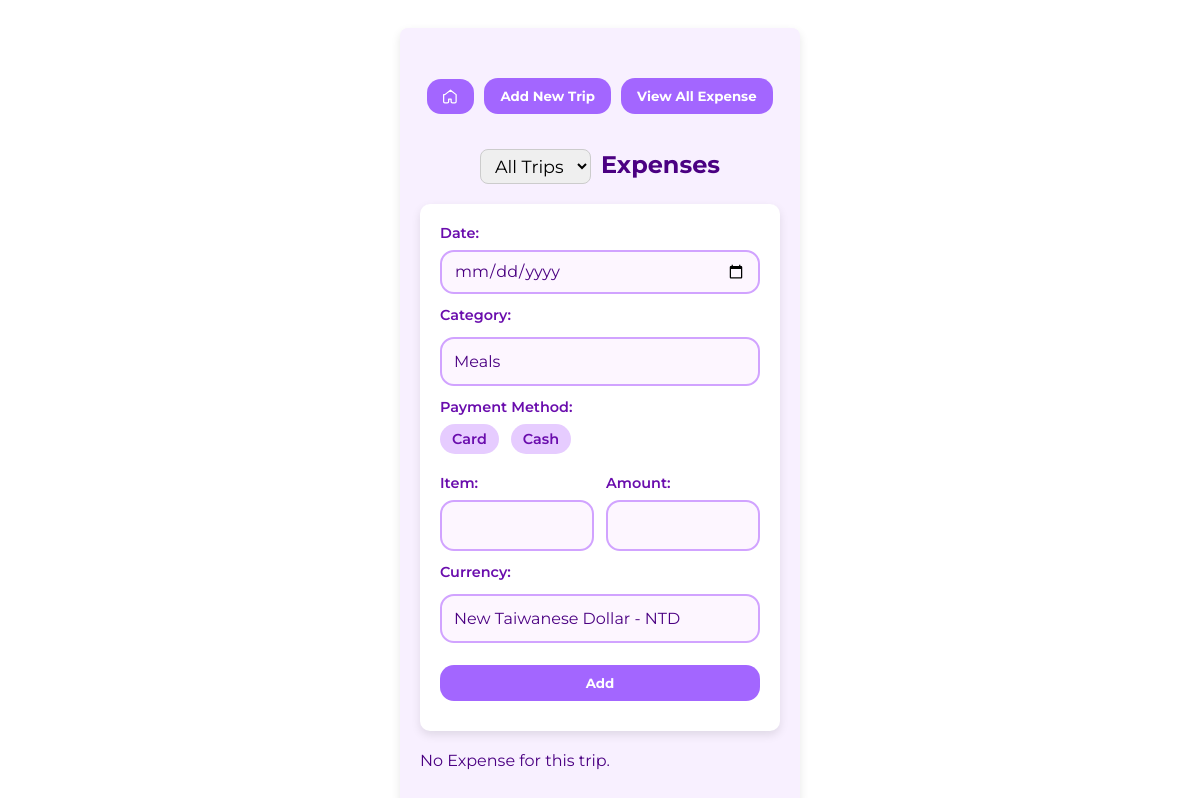
Page /newExpense?trip_id=4 on the earlier database version.
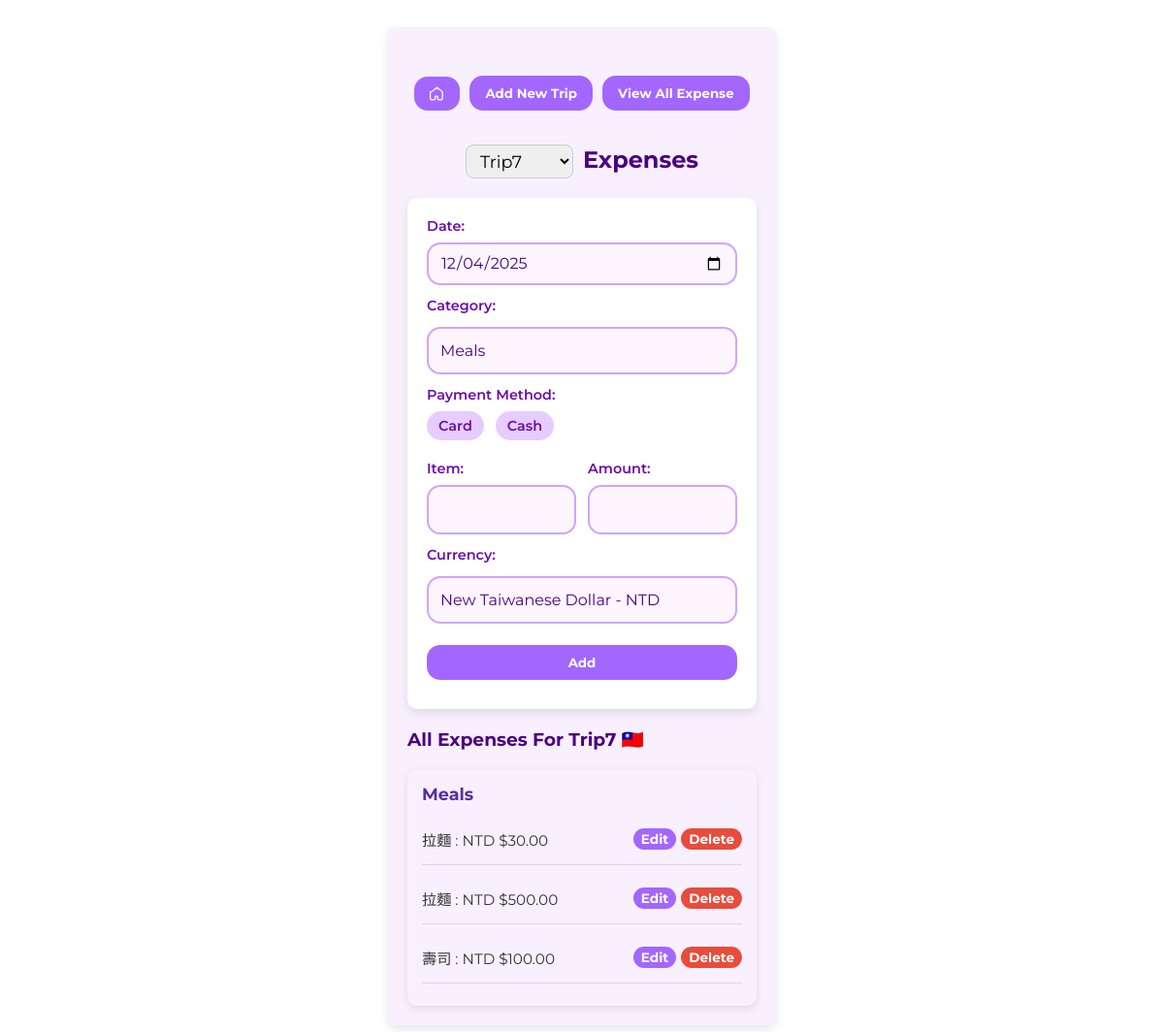
Same page on the later database version.
### tables this page shows
CREATE TABLE paymentMethods (
                id INTEGER PRIMARY KEY,
                method_name TEXT UNIQUE
            );

CREATE TABLE trips (
                id INTEGER PRIMARY KEY,
                trip_name TEXT UNIQUE,
                start_date TEXT,
                end_date TEXT,
                
                country_id INTEGER,
                FOREIGN KEY(country_id) REFERENCES countries(id)
            );

CREATE TABLE expenses (
                     id INTEGER PRIMARY KEY, 
                     purchase_date TEXT,
                     item TEXT, 
                     amount REAL,
                     
                     currency_id INTEGER,
                     method_id INTEGER, 
                     category_id INTEGER,
                     trip_id INTEGER,
                  
                     FOREIGN KEY(currency_id) REFERENCES currencies(id),
                     FOREIGN KEY(method_id) REFERENCES paymentMethods(id),
                     FOREIGN KEY(category_id) REFERENCES categories(id),
                     FOREIGN KEY(trip_id) REFERENCES trips(id)
                    );

CREATE TABLE categories (
                id INTEGER PRIMARY KEY,
                cat_name TEXT UNIQUE,
                order_index INTEGER
            );

CREATE TABLE currencies (
                     id INTEGER PRIMARY KEY, 
                     code TEXT UNIQUE, 
                     currency_name TEXT,
                     symbol TEXT,
                     is_base INTEGER DEFAULT 0
                    );

### app.py (the view, shortened to what this page needs)
@app.route('/newExpense', methods=['GET', 'POST'])
def newExpense():
    with sqlite3.connect(DB_FILE) as conn:
        c = conn.cursor()
        errors = False
        trips = []
        row = []
        categories_list = []
        paymentMethods_list = []
        currencies_list = []
        all_expenses = []
        category = ''
        payment_method = ''
        item = ''
        amount_str = ''
        currency = ''
        c.execute('SELECT id, trip_name FROM trips ORDER BY start_date')
        trips = [{'id': r[0], 'trip_name': r[1]} for r in c.fetchall()]
        trip_id = request.args.get('trip_id', type=int)
        if request.method == 'POST':
            flash("Please select a trip before add a new expense!", "error")
        if trip_id:
            c.execute('''
                    SELECT t.trip_name, t.start_date, c.country_code
                    FROM trips t
                    JOIN countries c ON t.country_id = c.id
                    WHERE t.id=?
            ''', (trip_id,))
            row = c.fetchone()
            if row:
                row = {
                    'trip_name': row[0],
                    'start_date': row[1],
                    'country_code': row[2],
                    'flag': country_flag(row[2])
                }
            else:
                trip_name = start_date = trip_flag = None
            c.execute('SELECT * FROM categories')
            categories_list = c.fetchall()
            c.execute('SELECT * FROM paymentMethods')
            paymentMethods_list = c.fetchall()
            c.execute('SELECT * FROM currencies')
            currencies_list = c.fetchall()
        if trip_id:
            c.execute('''
                SELECT e.id, c.cat_name, e.item, e.amount, cu.code, cu.symbol
                FROM expenses e
                JOIN categories c ON e.category_id = c.id
                JOIN currencies cu ON e.currency_id = cu.id
                WHERE trip_id = ?
                ORDER BY c.order_index
            ''', (trip_id,))
            rows = c.fetchall()
            for e in rows:
                all_expenses.append({
                'id': e[0],
                'category': e[1],
                'item': e[2],
                'amount': e[3],
                'code': e[4],
                'symbol': e[5]
                })
        grouped_expenses = {}
        for e in all_expenses:
            cat = e['category']
            grouped_expenses.setdefault(cat, []).append(e)
    return render_template(
        'newExpense.html',
        errors=errors,
        selected_trip=trip_id,
        row=row,
        trips=trips,
        grouped_expenses=grouped_expenses,
        categories_list=categories_list,
        paymentMethods_list=paymentMethods_list,
        currencies_list=currencies_list,
        entered_category=category,
        entered_paymentMethod=payment_method,
        entered_item=item,
        entered_amount_str=amount_str,
        entered_currency=currency
    )

### app.py (called while the page is built)
def country_flag(code):
    if not code or len(code) != 2:
        return ''
    return chr(0x1F1E6 + ord(code[0].upper()) - 65) + \
           chr(0x1F1E6 + ord(code[1].upper()) - 65)

### templates/newExpense.html (shortened to what the changed rows need)
<!DOCTYPE html>
<html lang="en">
<head>
    <link rel="stylesheet" href="{{ url_for('static', filename='style.css') }}">
</head>
<body>
    <div class="container">
        <div class="button-row">
            <a href="{{ url_for('index') }}">
            </a>
            <a href="{{ url_for('tripSelection') }}">
            </a>
            <a href="{{ url_for('viewExpense') }}">
            </a>
        </div>
        <form method="GET" id="trip-dropdown" class="trip-header">
            <select name="trip_id" onchange="this.form.submit()">
                <option value="">All Trips</option>
                {% for trip in trips %}
                    <option value="{{ trip.id }}" {% if selected_trip == trip.id %}selected{% endif %}>
                    {{ trip.trip_name|title }}
                    </option>
                {% endfor %}
            </select>
            <span class="trip-label">Expenses</span>
        </form>
        <form method="POST" class="form-box">
            <label>Date:</label>
            <input type="date" name="purchase_date" class="input-field"
                    value="{{ row.start_date or '' }}">
            <label>Category:</label>
            <select name="category" class="input-field">
                {% for category in categories_list %}
                <option value="{{ category[1] }}"
                    {% if category[1] == entered_category|default('') %} selected {% endif %}>
                </option>
                {% endfor %}
            </select>
            <label>Payment Method:</label>
            <div class="payment-methods">
                {% for paymentMethod in paymentMethods_list %}
                <label class="payment-option">
                    <span>{{ paymentMethod[1]|title }}</span>
                </label>
                {% endfor %}
            </div>
            <div class="item-amount-group">
                <div class="field">
                </div>
                <div class="field">
                </div>
            </div>
            <label>Currency:</label>
            <select name="currency" class="input-field">
                {% for currency in currencies_list %}
                <option name="currency" value="{{ currency[1] }}"
                    {% if currency[1] == entered_currency|default('') %} selected {% endif %}>
                </option>
                {% endfor %}
            </select>
            <button type="submit" class="btn btn-submit">Add</button>
        </form>
        {% if grouped_expenses %}
        <h3>All Expenses For {{ row.trip_name|title }} {{ row.flag }}</h3>
            <div class="categories-container">
                {% for cat, expenses in grouped_expenses.items() %}
                    <div class="category-card">
                        <h3 class="category-title">{{ cat|capitalize }}</h3>
                        <ul class="expense-list">
                            {% for e in expenses %}
                                <li class="expense-row">
                                    <span class="expense-text">
                                        {{ e.item|capitalize }} : {{ e.code }} {{ e.symbol }}{{ "%.2f"|format(e.amount) }}
                                    </span>
                                    <div class="expense-buttons">
                                        <a href="{{ url_for('editExpense', trip_id=selected_trip, expense_id=e.id, next=request.path) }}" class="btn btn-submit btn-small">
                                            Edit
                                        </a>
                                        <button type="button"
                                                class="btn btn-delete-expense btn-small"
                                                data-id="{{ e.id }}"
                                                data-item="{{ e.item }}">
                                            Delete
                                        </button>
                                    </div>
                                </li>
                            {% endfor %}
                        </ul>
                    </div>
                {% endfor %}
            </div>
        {% else %}
            <p>No Expense for this trip.</p>
        {% endif %}
    </div>
</body>
</html>

Differences in the rows shown:
added trips: purchase_date "12/04/2025", trip_name "Trip7"
added expenses: cat_name "Meals", item "拉麵", code "NTD", symbol "$", amount "30.00"
added expenses: item "拉麵", code "NTD", symbol "$", amount "500.00", shown under "Meals"
added expenses: item "壽司", code "NTD", symbol "$", amount "100.00", shown under "Meals"
Other differences:
form field trip_id: "All Trips" → "Trip7"
{{ row.flag }}: (not shown) → "🇹🇼"
text no longer shown: "No Expense for this trip."
text now shown: "All Expenses For"
